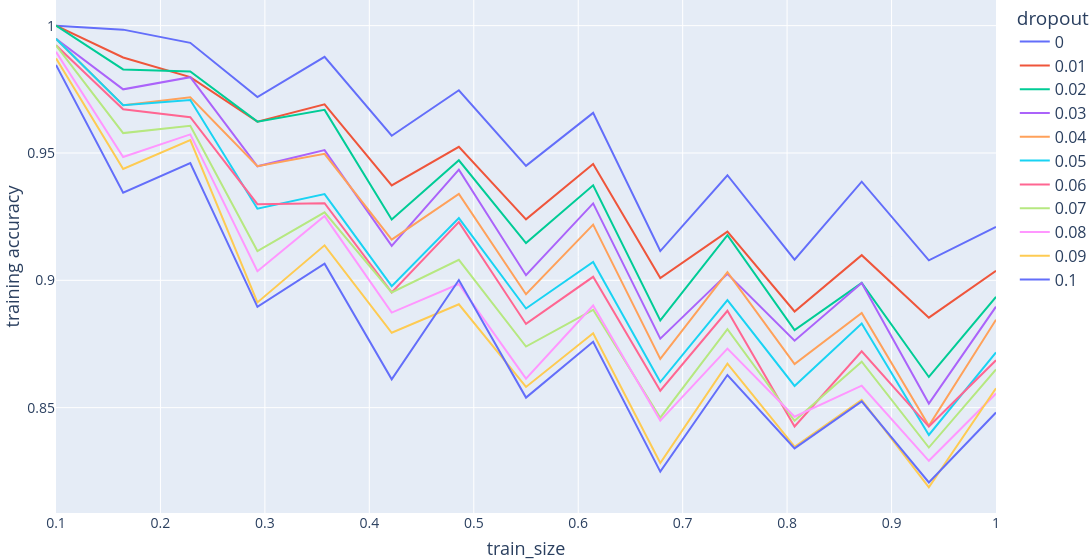
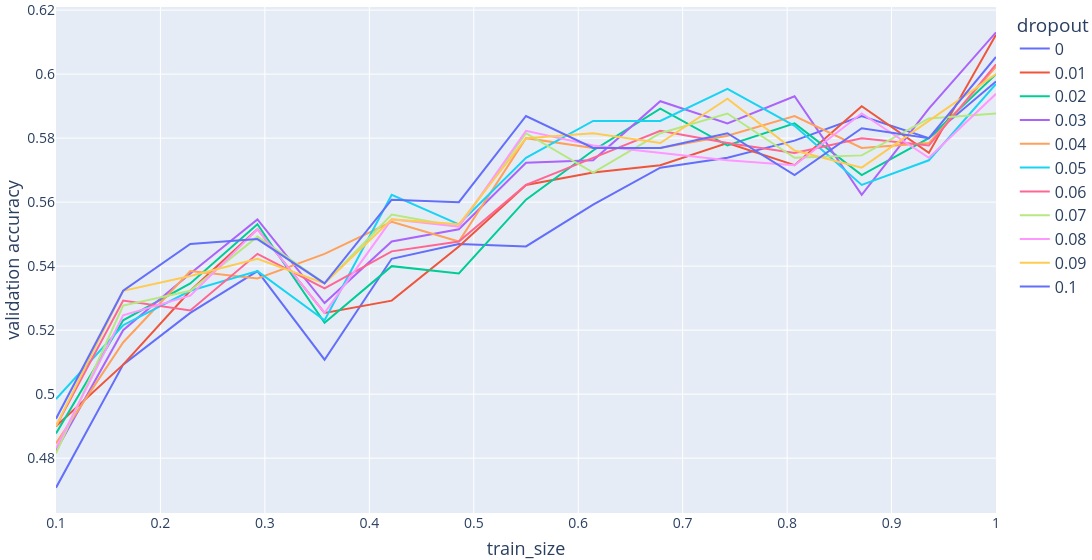

Notebook code for these charts, in order:
### Code cell
train_and_plot_learning_curves(
    [
        NN(hidden_layer_sizes=(128, 128), lr=0.0005, dropout=0),
        NN(hidden_layer_sizes=(128, 128), lr=0.0005, dropout=0.01),
        NN(hidden_layer_sizes=(128, 128), lr=0.0005, dropout=0.02),
        NN(hidden_layer_sizes=(128, 128), lr=0.0005, dropout=0.03),
        NN(hidden_layer_sizes=(128, 128), lr=0.0005, dropout=0.04),
        NN(hidden_layer_sizes=(128, 128), lr=0.0005, dropout=0.05),
        NN(hidden_layer_sizes=(128, 128), lr=0.0005, dropout=0.06),
        NN(hidden_layer_sizes=(128, 128), lr=0.0005, dropout=0.07),
        NN(hidden_layer_sizes=(128, 128), lr=0.0005, dropout=0.08),
        NN(hidden_layer_sizes=(128, 128), lr=0.0005, dropout=0.09),
        NN(hidden_layer_sizes=(128, 128), lr=0.0005, dropout=0.1),
    ],
    wine_X_tr,
    wine_y_tr,
    wine_X_val,
    wine_y_val,
    seed,
    "dropout"
)

### Figure 1 — Plotly figure (JSON) as saved in the notebook; plotly's stock layout.template omitted (floating-point values rounded to 4 significant figures)
{"data": [{"hovertemplate": "dropout=0<br>train_size=%{x}<br>training accuracy=%{y}<extra></extra>", "legendgroup": "0", "line": {"color": "#636efa", "dash": "solid"}, "marker": {"symbol": "circle"}, "mode": "lines", "name": "0", "orientation": "v", "showlegend": true, "type": "scatter", "x": [0.1, 0.1643, 0.2286, 0.2929, 0.3571, 0.4214, 0.4857, 0.55, 0.6143, 0.6786, 0.7429, 0.8071, 0.8714, 0.9357, 1.0], "xaxis": "x", "y": [1.0, 0.9984, 0.9933, 0.972, 0.9878, 0.9568, 0.9746, 0.9449, 0.9657, 0.9115, 0.9413, 0.9081, 0.9387, 0.9078, 0.921], "yaxis": "y"}, {"hovertemplate": "dropout=0.01<br>train_size=%{x}<br>training accuracy=%{y}<extra></extra>", "legendgroup": "0.01", "line": {"color": "#EF553B", "dash": "solid"}, "marker": {"symbol": "circle"}, "mode": "lines", "name": "0.01", "orientation": "v", "showlegend": true, "type": "scatter", "x": [0.1, 0.1643, 0.2286, 0.2929, 0.3571, 0.4214, 0.4857, 0.55, 0.6143, 0.6786, 0.7429, 0.8071, 0.8714, 0.9357, 1.0], "xaxis": "x", "y": [1.0, 0.9875, 0.9798, 0.9623, 0.9691, 0.9373, 0.9524, 0.9239, 0.9457, 0.9009, 0.9191, 0.8878, 0.9099, 0.8854, 0.9038], "yaxis": "y"}, {"hovertemplate": "dropout=0.02<br>train_size=%{x}<br>training accuracy=%{y}<extra></extra>", "legendgroup": "0.02", "line": {"color": "#00cc96", "dash": "solid"}, "marker": {"symbol": "circle"}, "mode": "lines", "name": "0.02", "orientation": "v", "showlegend": true, "type": "scatter", "x": [0.1, 0.1643, 0.2286, 0.2929, 0.3571, 0.4214, 0.4857, 0.55, 0.6143, 0.6786, 0.7429, 0.8071, 0.8714, 0.9357, 1.0], "xaxis": "x", "y": [1.0, 0.9828, 0.982, 0.9623, 0.9669, 0.9239, 0.9471, 0.9146, 0.9373, 0.8843, 0.9178, 0.8804, 0.899, 0.862, 0.8935], "yaxis": "y"}, {"hovertemplate": "dropout=0.03<br>train_size=%{x}<br>training accuracy=%{y}<extra></extra>", "legendgroup": "0.03", "line": {"color": "#ab63fa", "dash": "solid"}, "marker": {"symbol": "circle"}, "mode": "lines", "name": "0.03", "orientation": "v", "showlegend": true, "type": "scatter", "x": [0.1, 0.1643, 0.2286, 0.2929, 0.3571, 0.4214, 0.4857, 0.55, 0.6143, 0.6786, 0.7429, 0.8071, 0.8714, 0.9357, 1.0], "xaxis": "x", "y": [0.9949, 0.975, 0.9798, 0.9448, 0.9511, 0.9135, 0.9434, 0.902, 0.9302, 0.8771, 0.9026, 0.8763, 0.899, 0.8516, 0.8897], "yaxis": "y"}, {"hovertemplate": "dropout=0.04<br>train_size=%{x}<br>training accuracy=%{y}<extra></extra>", "legendgroup": "0.04", "line": {"color": "#FFA15A", "dash": "solid"}, "marker": {"symbol": "circle"}, "mode": "lines", "name": "0.04", "orientation": "v", "showlegend": true, "type": "scatter", "x": [0.1, 0.1643, 0.2286, 0.2929, 0.3571, 0.4214, 0.4857, 0.55, 0.6143, 0.6786, 0.7429, 0.8071, 0.8714, 0.9357, 1.0], "xaxis": "x", "y": [0.9949, 0.9688, 0.9719, 0.9448, 0.9497, 0.916, 0.9339, 0.8945, 0.9219, 0.8691, 0.9032, 0.8671, 0.8872, 0.8428, 0.8845], "yaxis": "y"}, {"hovertemplate": "dropout=0.05<br>train_size=%{x}<br>training accuracy=%{y}<extra></extra>", "legendgroup": "0.05", "line": {"color": "#19d3f3", "dash": "solid"}, "marker": {"symbol": "circle"}, "mode": "lines", "name": "0.05", "orientation": "v", "showlegend": true, "type": "scatter", "x": [0.1, 0.1643, 0.2286, 0.2929, 0.3571, 0.4214, 0.4857, 0.55, 0.6143, 0.6786, 0.7429, 0.8071, 0.8714, 0.9357, 1.0], "xaxis": "x", "y": [0.9949, 0.9688, 0.9708, 0.9281, 0.9339, 0.8977, 0.9244, 0.8889, 0.9072, 0.8601, 0.8922, 0.8585, 0.8831, 0.8393, 0.8717], "yaxis": "y"}, {"hovertemplate": "dropout=0.06<br>train_size=%{x}<br>training accuracy=%{y}<extra></extra>", "legendgroup": "0.06", "line": {"color": "#FF6692", "dash": "solid"}, "marker": {"symbol": "circle"}, "mode": "lines", "name": "0.06", "orientation": "v", "showlegend": true, "type": "scatter", "x": [0.1, 0.1643, 0.2286, 0.2929, 0.3571, 0.4214, 0.4857, 0.55, 0.6143, 0.6786, 0.7429, 0.8071, 0.8714, 0.9357, 1.0], "xaxis": "x", "y": [0.9923, 0.9672, 0.964, 0.9299, 0.9303, 0.8952, 0.9228, 0.8829, 0.9014, 0.8567, 0.888, 0.8426, 0.8722, 0.8426, 0.8686], "yaxis": "y"}, {"hovertemplate": "dropout=0.07<br>train_size=%{x}<br>training accuracy=%{y}<extra></extra>", "legendgroup": "0.07", "line": {"color": "#B6E880", "dash": "solid"}, "marker": {"symbol": "circle"}, "mode": "lines", "name": "0.07", "orientation": "v", "showlegend": true, "type": "scatter", "x": [0.1, 0.1643, 0.2286, 0.2929, 0.3571, 0.4214, 0.4857, 0.55, 0.6143, 0.6786, 0.7429, 0.8071, 0.8714, 0.9357, 1.0], "xaxis": "x", "y": [0.9923, 0.9578, 0.9607, 0.9115, 0.9267, 0.8952, 0.908, 0.874, 0.8884, 0.8461, 0.8808, 0.8448, 0.868, 0.8343, 0.865], "yaxis": "y"}, {"hovertemplate": "dropout=0.08<br>train_size=%{x}<br>training accuracy=%{y}<extra></extra>", "legendgroup": "0.08", "line": {"color": "#FF97FF", "dash": "solid"}, "marker": {"symbol": "circle"}, "mode": "lines", "name": "0.08", "orientation": "v", "showlegend": true, "type": "scatter", "x": [0.1, 0.1643, 0.2286, 0.2929, 0.3571, 0.4214, 0.4857, 0.55, 0.6143, 0.6786, 0.7429, 0.8071, 0.8714, 0.9357, 1.0], "xaxis": "x", "y": [0.9897, 0.9484, 0.9573, 0.9036, 0.9252, 0.8873, 0.8985, 0.8614, 0.8901, 0.8449, 0.8732, 0.8464, 0.8586, 0.8291, 0.8555], "yaxis": "y"}, {"hovertemplate": "dropout=0.09<br>train_size=%{x}<br>training accuracy=%{y}<extra></extra>", "legendgroup": "0.09", "line": {"color": "#FECB52", "dash": "solid"}, "marker": {"symbol": "circle"}, "mode": "lines", "name": "0.09", "orientation": "v", "showlegend": true, "type": "scatter", "x": [0.1, 0.1643, 0.2286, 0.2929, 0.3571, 0.4214, 0.4857, 0.55, 0.6143, 0.6786, 0.7429, 0.8071, 0.8714, 0.9357, 1.0], "xaxis": "x", "y": [0.9871, 0.9437, 0.9551, 0.8913, 0.9137, 0.8794, 0.8906, 0.8581, 0.8792, 0.8283, 0.8673, 0.8347, 0.853, 0.8187, 0.8576], "yaxis": "y"}, {"hovertemplate": "dropout=0.1<br>train_size=%{x}<br>training accuracy=%{y}<extra></extra>", "legendgroup": "0.1", "line": {"color": "#636efa", "dash": "solid"}, "marker": {"symbol": "circle"}, "mode": "lines", "name": "0.1", "orientation": "v", "showlegend": true, "type": "scatter", "x": [0.1, 0.1643, 0.2286, 0.2929, 0.3571, 0.4214, 0.4857, 0.55, 0.6143, 0.6786, 0.7429, 0.8071, 0.8714, 0.9357, 1.0], "xaxis": "x", "y": [0.9846, 0.9344, 0.9461, 0.8896, 0.9065, 0.8611, 0.9001, 0.8539, 0.8759, 0.8249, 0.8628, 0.834, 0.8524, 0.8206, 0.8481], "yaxis": "y"}], "layout": {"font": {"size": 18}, "legend": {"font": {"size": 16}, "title": {"text": "dropout"}, "tracegroupgap": 0}, "margin": {"b": 0, "l": 0, "r": 0, "t": 0}, "width": 1200, "xaxis": {"anchor": "y", "domain": [0, 1], "tickfont": {"size": 14}, "title": {"font": {"size": 18}, "text": "train_size"}}, "yaxis": {"anchor": "x", "domain": [0, 1], "tickfont": {"size": 14}, "title": {"font": {"size": 18}, "text": "training accuracy"}}}}

### Figure 2 — Plotly figure (JSON) as saved in the notebook; plotly's stock layout.template omitted (floating-point values rounded to 4 significant figures)
{"data": [{"hovertemplate": "dropout=0<br>train_size=%{x}<br>validation accuracy=%{y}<extra></extra>", "legendgroup": "0", "line": {"color": "#636efa", "dash": "solid"}, "marker": {"symbol": "circle"}, "mode": "lines", "name": "0", "orientation": "v", "showlegend": true, "type": "scatter", "x": [0.1, 0.1643, 0.2286, 0.2929, 0.3571, 0.4214, 0.4857, 0.55, 0.6143, 0.6786, 0.7429, 0.8071, 0.8714, 0.9357, 1.0], "xaxis": "x", "y": [0.4708, 0.5092, 0.5254, 0.5385, 0.5108, 0.5423, 0.5469, 0.5462, 0.5592, 0.5708, 0.5738, 0.5792, 0.5869, 0.58, 0.5977], "yaxis": "y"}, {"hovertemplate": "dropout=0.01<br>train_size=%{x}<br>validation accuracy=%{y}<extra></extra>", "legendgroup": "0.01", "line": {"color": "#EF553B", "dash": "solid"}, "marker": {"symbol": "circle"}, "mode": "lines", "name": "0.01", "orientation": "v", "showlegend": true, "type": "scatter", "x": [0.1, 0.1643, 0.2286, 0.2929, 0.3571, 0.4214, 0.4857, 0.55, 0.6143, 0.6786, 0.7429, 0.8071, 0.8714, 0.9357, 1.0], "xaxis": "x", "y": [0.49, 0.5092, 0.5323, 0.5515, 0.5254, 0.5292, 0.5462, 0.5654, 0.5692, 0.5715, 0.5785, 0.5715, 0.59, 0.5754, 0.6123], "yaxis": "y"}, {"hovertemplate": "dropout=0.02<br>train_size=%{x}<br>validation accuracy=%{y}<extra></extra>", "legendgroup": "0.02", "line": {"color": "#00cc96", "dash": "solid"}, "marker": {"symbol": "circle"}, "mode": "lines", "name": "0.02", "orientation": "v", "showlegend": true, "type": "scatter", "x": [0.1, 0.1643, 0.2286, 0.2929, 0.3571, 0.4214, 0.4857, 0.55, 0.6143, 0.6786, 0.7429, 0.8071, 0.8714, 0.9357, 1.0], "xaxis": "x", "y": [0.4877, 0.5231, 0.5346, 0.5531, 0.5223, 0.54, 0.5377, 0.5608, 0.5762, 0.5892, 0.5777, 0.5846, 0.5685, 0.58, 0.6], "yaxis": "y"}, {"hovertemplate": "dropout=0.03<br>train_size=%{x}<br>validation accuracy=%{y}<extra></extra>", "legendgroup": "0.03", "line": {"color": "#ab63fa", "dash": "solid"}, "marker": {"symbol": "circle"}, "mode": "lines", "name": "0.03", "orientation": "v", "showlegend": true, "type": "scatter", "x": [0.1, 0.1643, 0.2286, 0.2929, 0.3571, 0.4214, 0.4857, 0.55, 0.6143, 0.6786, 0.7429, 0.8071, 0.8714, 0.9357, 1.0], "xaxis": "x", "y": [0.4823, 0.52, 0.5377, 0.5546, 0.5285, 0.5477, 0.5515, 0.5723, 0.5731, 0.5915, 0.5846, 0.5931, 0.5623, 0.5892, 0.6131], "yaxis": "y"}, {"hovertemplate": "dropout=0.04<br>train_size=%{x}<br>validation accuracy=%{y}<extra></extra>", "legendgroup": "0.04", "line": {"color": "#FFA15A", "dash": "solid"}, "marker": {"symbol": "circle"}, "mode": "lines", "name": "0.04", "orientation": "v", "showlegend": true, "type": "scatter", "x": [0.1, 0.1643, 0.2286, 0.2929, 0.3571, 0.4214, 0.4857, 0.55, 0.6143, 0.6786, 0.7429, 0.8071, 0.8714, 0.9357, 1.0], "xaxis": "x", "y": [0.4846, 0.5162, 0.5385, 0.5362, 0.5438, 0.5538, 0.5477, 0.58, 0.5769, 0.5769, 0.5808, 0.5869, 0.5769, 0.5785, 0.6023], "yaxis": "y"}, {"hovertemplate": "dropout=0.05<br>train_size=%{x}<br>validation accuracy=%{y}<extra></extra>", "legendgroup": "0.05", "line": {"color": "#19d3f3", "dash": "solid"}, "marker": {"symbol": "circle"}, "mode": "lines", "name": "0.05", "orientation": "v", "showlegend": true, "type": "scatter", "x": [0.1, 0.1643, 0.2286, 0.2929, 0.3571, 0.4214, 0.4857, 0.55, 0.6143, 0.6786, 0.7429, 0.8071, 0.8714, 0.9357, 1.0], "xaxis": "x", "y": [0.4985, 0.5215, 0.5323, 0.5385, 0.5231, 0.5623, 0.5531, 0.5738, 0.5854, 0.5854, 0.5954, 0.5838, 0.5654, 0.5731, 0.5969], "yaxis": "y"}, {"hovertemplate": "dropout=0.06<br>train_size=%{x}<br>validation accuracy=%{y}<extra></extra>", "legendgroup": "0.06", "line": {"color": "#FF6692", "dash": "solid"}, "marker": {"symbol": "circle"}, "mode": "lines", "name": "0.06", "orientation": "v", "showlegend": true, "type": "scatter", "x": [0.1, 0.1643, 0.2286, 0.2929, 0.3571, 0.4214, 0.4857, 0.55, 0.6143, 0.6786, 0.7429, 0.8071, 0.8714, 0.9357, 1.0], "xaxis": "x", "y": [0.49, 0.5292, 0.5262, 0.5438, 0.5331, 0.5446, 0.5477, 0.5654, 0.5738, 0.5823, 0.5785, 0.5754, 0.58, 0.5777, 0.6031], "yaxis": "y"}, {"hovertemplate": "dropout=0.07<br>train_size=%{x}<br>validation accuracy=%{y}<extra></extra>", "legendgroup": "0.07", "line": {"color": "#B6E880", "dash": "solid"}, "marker": {"symbol": "circle"}, "mode": "lines", "name": "0.07", "orientation": "v", "showlegend": true, "type": "scatter", "x": [0.1, 0.1643, 0.2286, 0.2929, 0.3571, 0.4214, 0.4857, 0.55, 0.6143, 0.6786, 0.7429, 0.8071, 0.8714, 0.9357, 1.0], "xaxis": "x", "y": [0.4815, 0.5277, 0.5323, 0.5492, 0.5346, 0.5562, 0.5523, 0.5815, 0.5692, 0.5815, 0.5877, 0.5738, 0.5746, 0.5862, 0.5877], "yaxis": "y"}, {"hovertemplate": "dropout=0.08<br>train_size=%{x}<br>validation accuracy=%{y}<extra></extra>", "legendgroup": "0.08", "line": {"color": "#FF97FF", "dash": "solid"}, "marker": {"symbol": "circle"}, "mode": "lines", "name": "0.08", "orientation": "v", "showlegend": true, "type": "scatter", "x": [0.1, 0.1643, 0.2286, 0.2929, 0.3571, 0.4214, 0.4857, 0.55, 0.6143, 0.6786, 0.7429, 0.8071, 0.8714, 0.9357, 1.0], "xaxis": "x", "y": [0.4831, 0.5246, 0.5308, 0.5515, 0.5254, 0.5546, 0.5523, 0.5823, 0.5777, 0.5754, 0.5731, 0.5715, 0.5877, 0.5738, 0.5938], "yaxis": "y"}, {"hovertemplate": "dropout=0.09<br>train_size=%{x}<br>validation accuracy=%{y}<extra></extra>", "legendgroup": "0.09", "line": {"color": "#FECB52", "dash": "solid"}, "marker": {"symbol": "circle"}, "mode": "lines", "name": "0.09", "orientation": "v", "showlegend": true, "type": "scatter", "x": [0.1, 0.1643, 0.2286, 0.2929, 0.3571, 0.4214, 0.4857, 0.55, 0.6143, 0.6786, 0.7429, 0.8071, 0.8714, 0.9357, 1.0], "xaxis": "x", "y": [0.49, 0.5323, 0.5369, 0.5423, 0.5346, 0.5546, 0.5531, 0.58, 0.5815, 0.5785, 0.5923, 0.5762, 0.5708, 0.5854, 0.6], "yaxis": "y"}, {"hovertemplate": "dropout=0.1<br>train_size=%{x}<br>validation accuracy=%{y}<extra></extra>", "legendgroup": "0.1", "line": {"color": "#636efa", "dash": "solid"}, "marker": {"symbol": "circle"}, "mode": "lines", "name": "0.1", "orientation": "v", "showlegend": true, "type": "scatter", "x": [0.1, 0.1643, 0.2286, 0.2929, 0.3571, 0.4214, 0.4857, 0.55, 0.6143, 0.6786, 0.7429, 0.8071, 0.8714, 0.9357, 1.0], "xaxis": "x", "y": [0.4923, 0.5323, 0.5469, 0.5485, 0.5346, 0.5608, 0.56, 0.5869, 0.5769, 0.5769, 0.5815, 0.5685, 0.5831, 0.58, 0.6054], "yaxis": "y"}], "layout": {"font": {"size": 18}, "legend": {"font": {"size": 16}, "title": {"text": "dropout"}, "tracegroupgap": 0}, "margin": {"b": 0, "l": 0, "r": 0, "t": 0}, "width": 1200, "xaxis": {"anchor": "y", "domain": [0, 1], "tickfont": {"size": 14}, "title": {"font": {"size": 18}, "text": "train_size"}}, "yaxis": {"anchor": "x", "domain": [0, 1], "tickfont": {"size": 14}, "title": {"font": {"size": 18}, "text": "validation accuracy"}}}}
